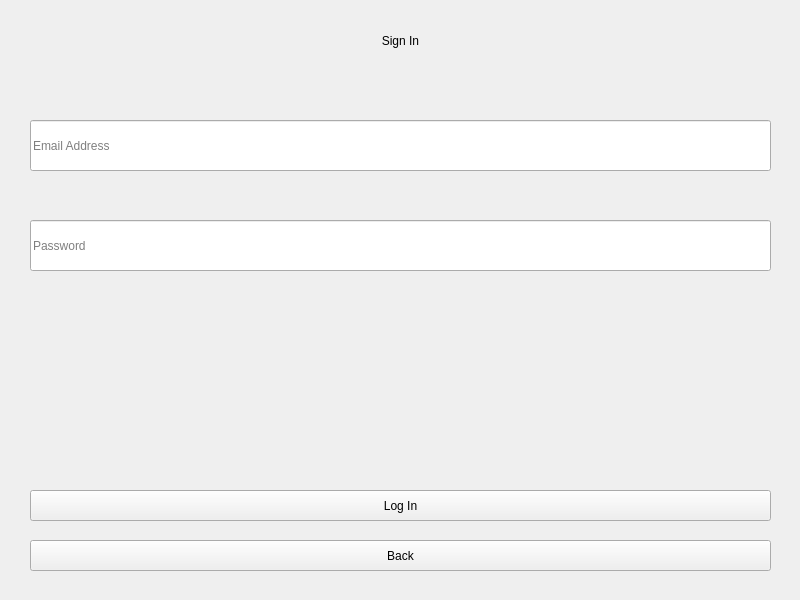
<?xml version="1.0" encoding="UTF-8"?>
<ui version="4.0">
 <class>LoginForm</class>
 <widget class="QWidget" name="LoginForm">
  <property name="geometry">
   <rect>
    <x>0</x>
    <y>0</y>
    <width>800</width>
    <height>600</height>
   </rect>
  </property>
  <property name="windowTitle">
   <string>Park &amp; Spark - Login</string>
  </property>
  <widget class="QLabel" name="label">
   <property name="geometry">
    <rect>
     <x>220</x>
     <y>20</y>
     <width>361</width>
     <height>41</height>
    </rect>
   </property>
   <property name="text">
    <string>Sign In</string>
   </property>
   <property name="alignment">
    <set>Qt::AlignmentFlag::AlignCenter</set>
   </property>
  </widget>
  <widget class="QLineEdit" name="emailInput">
   <property name="geometry">
    <rect>
     <x>30</x>
     <y>120</y>
     <width>741</width>
     <height>51</height>
    </rect>
   </property>
   <property name="placeholderText">
    <string>Email Address</string>
   </property>
  </widget>
  <widget class="QLineEdit" name="passwordInput">
   <property name="geometry">
    <rect>
     <x>30</x>
     <y>220</y>
     <width>741</width>
     <height>51</height>
    </rect>
   </property>
   <property name="echoMode">
    <enum>QLineEdit::EchoMode::Password</enum>
   </property>
   <property name="placeholderText">
    <string>Password</string>
   </property>
  </widget>
  <widget class="QPushButton" name="loginButton">
   <property name="geometry">
    <rect>
     <x>30</x>
     <y>490</y>
     <width>741</width>
     <height>31</height>
    </rect>
   </property>
   <property name="text">
    <string>Log In</string>
   </property>
  </widget>
  <widget class="QPushButton" name="backButton">
   <property name="geometry">
    <rect>
     <x>30</x>
     <y>540</y>
     <width>741</width>
     <height>31</height>
    </rect>
   </property>
   <property name="text">
    <string>Back</string>
   </property>
  </widget>
 </widget>
 <resources/>
 <connections/>
</ui>
